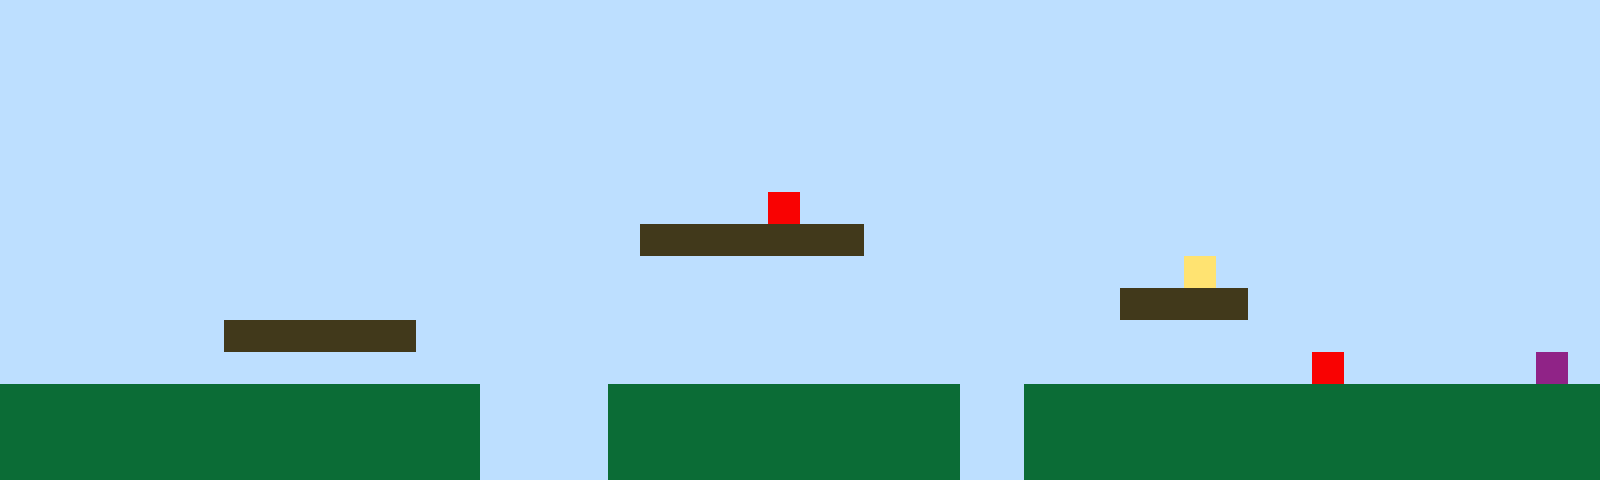

This game map was drawn from its Tiled (.tmx) file and the tilesets committed beside it. A one-line description and the full map source follow:
An orthogonal 50x15 tile map with 32x32 px tiles, 1 tile layer (Tile Layer 1).

<map version="1.10" tiledversion="1.11.2" orientation="orthogonal" renderorder="right-up" width="50" height="15" tilewidth="32" tileheight="32" infinite="0" nextlayerid="2" nextobjectid="1"><editorsettings><export target="map1.csv" format="csv" /></editorsettings><tileset firstgid="1" name="sprites" tilewidth="32" tileheight="32" tilecount="6" columns="3"><image source="sprites.png" width="96" height="64" /></tileset><layer id="1" name="Tile Layer 1" width="50" height="15"><data encoding="csv">1,1,1,1,1,1,1,1,1,1,1,1,1,1,1,1,1,1,1,1,1,1,1,1,1,1,1,1,1,1,1,1,1,1,1,1,1,1,1,1,1,1,1,1,1,1,1,1,1,1,1,1,1,1,1,1,1,1,1,1,1,1,1,1,1,1,1,1,1,1,1,1,1,1,1,1,1,1,1,1,1,1,1,1,1,1,1,1,1,1,1,1,1,1,1,1,1,1,1,1,1,1,1,1,1,1,1,1,1,1,1,1,1,1,1,1,1,1,1,1,1,1,1,1,1,1,1,1,1,1,1,1,1,1,1,1,1,1,1,1,1,1,1,1,1,1,1,1,1,1,1,1,1,1,1,1,1,1,1,1,1,1,1,1,1,1,1,1,1,1,1,1,1,1,1,1,1,1,1,1,1,1,1,1,1,1,1,1,1,1,1,1,1,1,1,1,1,1,1,1,1,1,1,1,1,1,1,1,1,1,1,1,1,1,1,1,1,1,1,1,1,1,1,1,1,1,1,1,1,1,1,1,1,1,1,1,1,1,1,1,1,1,1,1,1,1,1,1,1,1,1,1,1,1,1,1,1,1,1,1,1,1,1,1,1,1,1,1,1,1,1,1,1,1,1,1,1,1,1,1,1,1,1,1,1,1,1,1,1,1,1,1,1,1,1,1,1,1,1,1,1,1,1,1,1,1,1,1,1,1,1,1,1,1,1,1,1,1,1,1,1,1,1,1,5,1,1,1,1,1,1,1,1,1,1,1,1,1,1,1,1,1,1,1,1,1,1,1,1,1,1,1,1,1,1,1,1,1,1,1,1,1,1,1,1,1,1,1,1,1,3,3,3,3,3,3,3,1,1,1,1,1,1,1,1,1,1,1,1,1,1,1,1,1,1,1,1,1,1,1,1,1,1,1,1,1,1,1,1,1,1,1,1,1,1,1,1,1,1,1,1,1,1,1,1,1,1,1,1,1,1,1,1,1,1,1,1,4,1,1,1,1,1,1,1,1,1,1,1,1,1,1,1,1,1,1,1,1,1,1,1,1,1,1,1,1,1,1,1,1,1,1,1,1,1,1,1,1,1,1,1,1,1,1,1,3,3,3,3,1,1,1,1,1,1,1,1,1,1,1,1,1,1,1,1,1,1,3,3,3,3,3,3,1,1,1,1,1,1,1,1,1,1,1,1,1,1,1,1,1,1,1,1,1,1,1,1,1,1,1,1,1,1,1,1,1,1,1,1,1,1,1,1,1,1,1,1,1,1,1,1,1,1,1,1,1,1,1,1,1,1,1,1,1,1,1,1,1,1,1,1,1,1,1,1,1,1,1,1,1,1,5,1,1,1,1,1,1,6,1,2,2,2,2,2,2,2,2,2,2,2,2,2,2,2,1,1,1,1,2,2,2,2,2,2,2,2,2,2,2,1,1,2,2,2,2,2,2,2,2,2,2,2,2,2,2,2,2,2,2,2,2,2,2,2,2,2,2,2,2,2,2,2,2,2,1,1,1,1,2,2,2,2,2,2,2,2,2,2,2,1,1,2,2,2,2,2,2,2,2,2,2,2,2,2,2,2,2,2,2,2,2,2,2,2,2,2,2,2,2,2,2,2,2,2,1,1,1,1,2,2,2,2,2,2,2,2,2,2,2,1,1,2,2,2,2,2,2,2,2,2,2,2,2,2,2,2,2,2,2</data></layer></map>
